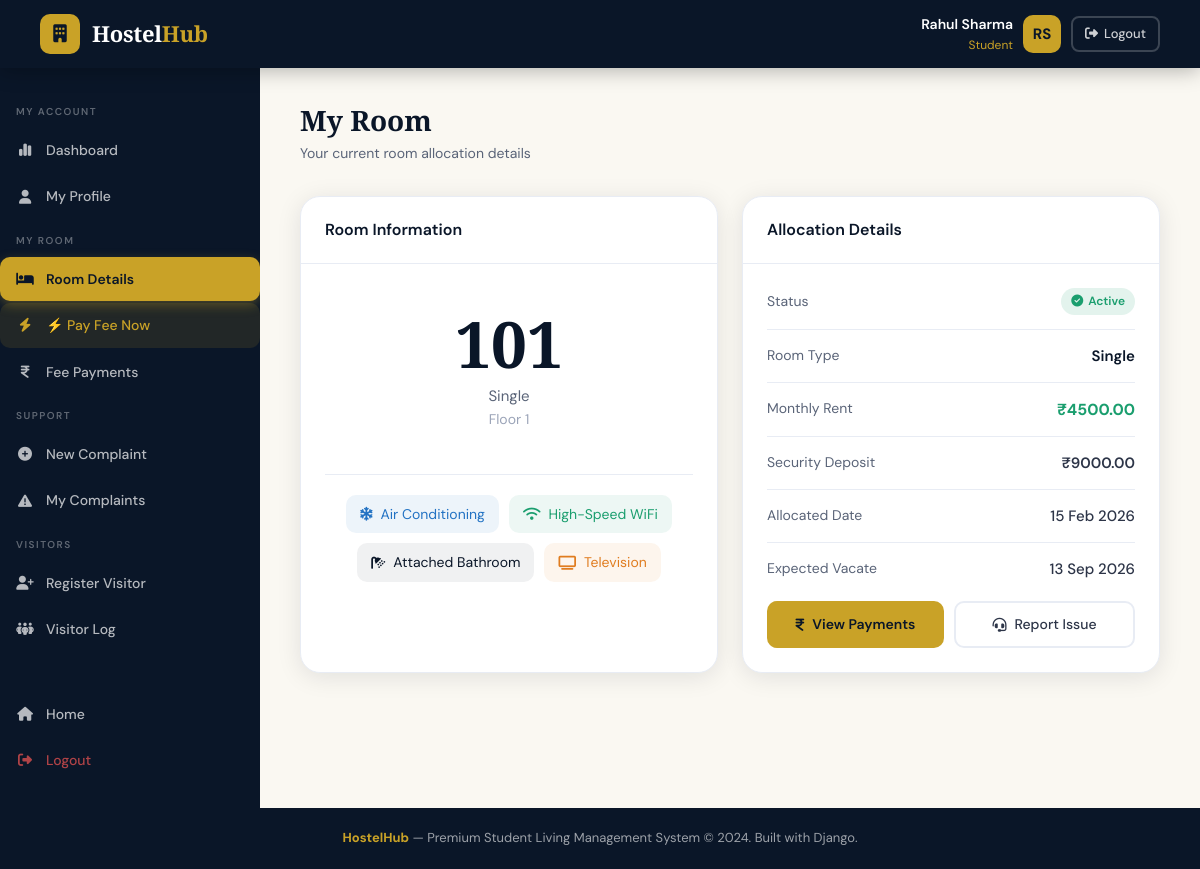
Screenshot of /my-room/ (signed in) with the database file from the repository.
### hostel_app/models.py (models this page shows, shortened)
class RoomAllocation(models.Model):
    STATUS_CHOICES = [
        ('active', 'Active'),
        ('vacated', 'Vacated'),
        ('transferred', 'Transferred'),
    ]
    student = models.ForeignKey(StudentProfile, on_delete=models.CASCADE, related_name='allocations')
    room = models.ForeignKey(Room, on_delete=models.CASCADE, related_name='allocations')
    allocated_date = models.DateField(default=timezone.now)
    expected_vacate_date = models.DateField(null=True, blank=True)
    actual_vacate_date = models.DateField(null=True, blank=True)
    status = models.CharField(max_length=15, choices=STATUS_CHOICES, default='active')
    monthly_rent = models.DecimalField(max_digits=10, decimal_places=2)
    security_deposit = models.DecimalField(max_digits=10, decimal_places=2, default=0)
    notes = models.TextField(blank=True)
    allocated_by = models.ForeignKey(User, on_delete=models.SET_NULL, null=True, related_name='allocations_made')
    created_at = models.DateTimeField(auto_now_add=True)

class Room(models.Model):
    STATUS_CHOICES = [
        ('available', 'Available'),
        ('occupied', 'Occupied'),
        ('maintenance', 'Under Maintenance'),
        ('reserved', 'Reserved'),
    ]
    FLOOR_CHOICES = [(i, f'Floor {i}') for i in range(0, 11)]
    room_number = models.CharField(max_length=10, unique=True)
    room_type = models.ForeignKey(RoomType, on_delete=models.CASCADE, related_name='rooms')
    floor = models.IntegerField(choices=FLOOR_CHOICES, default=1)
    status = models.CharField(max_length=15, choices=STATUS_CHOICES, default='available')
    current_occupancy = models.IntegerField(default=0)
    has_ac = models.BooleanField(default=False)
    has_attached_bathroom = models.BooleanField(default=False)
    has_wifi = models.BooleanField(default=True)
    has_tv = models.BooleanField(default=False)
    notes = models.TextField(blank=True)
    created_at = models.DateTimeField(auto_now_add=True)
    updated_at = models.DateTimeField(auto_now=True)

class RoomType(models.Model):
    name = models.CharField(max_length=50)  # Single, Double, Triple, Dormitory
    capacity = models.IntegerField()
    price_per_month = models.DecimalField(max_digits=10, decimal_places=2)
    description = models.TextField(blank=True)
    amenities = models.TextField(blank=True)  # JSON-like comma separated

### hostel_app/views.py (the view)
# urls.py: path('my-room/', views.my_room, name='my_room'),
@login_required
def my_room(request):
    try:
        profile = request.user.profile
    except StudentProfile.DoesNotExist:
        return redirect('home')
    allocation = RoomAllocation.objects.filter(student=profile, status='active').first()
    return render(request, 'hostel_app/student/my_room.html', {'allocation': allocation, 'profile': profile})

### hostel_app/templates/hostel_app/student/my_room.html (shortened to what this page needs)
{% extends 'hostel_app/student/base_student.html' %}
{% block student_content %}
<div class="page-header fade-in">
    <div>
        <div class="page-title">My Room</div>
        <div class="page-subtitle">Your current room allocation details</div>
    </div>
</div>
{% if allocation %}
<div class="grid-2 fade-in fade-in-delay-1">
    <div class="card">
        <div class="card-header"><div class="card-title">Room Information</div></div>
        <div class="card-body">
            <div style="text-align:center;padding:24px 0;">
                <div style="font-family:'Playfair Display',serif;font-size:64px;font-weight:800;color:var(--navy);line-height:1;">{{ allocation.room.room_number }}</div>
                <div style="color:var(--gray-600);margin-top:8px;font-size:15px;">{{ allocation.room.room_type.name }}</div>
                <div style="color:var(--gray-400);font-size:14px;">Floor {{ allocation.room.floor }}</div>
            </div>
            <div class="divider"></div>
            <div style="display:flex;justify-content:center;flex-wrap:wrap;gap:10px;margin-bottom:20px;">
                {% if allocation.room.has_ac %}
                <div style="display:flex;align-items:center;gap:8px;background:rgba(34,114,195,0.08);color:var(--info);padding:8px 14px;border-radius:10px;font-size:14px;">
                    <i class="fa-solid fa-snowflake"></i> Air Conditioning
                </div>{% endif %}
                {% if allocation.room.has_wifi %}
                <div style="display:flex;align-items:center;gap:8px;background:rgba(26,158,110,0.08);color:var(--success);padding:8px 14px;border-radius:10px;font-size:14px;">
                    <i class="fa-solid fa-wifi"></i> High-Speed WiFi
                </div>{% endif %}
                {% if allocation.room.has_attached_bathroom %}
                <div style="display:flex;align-items:center;gap:8px;background:rgba(10,22,40,0.06);color:var(--navy);padding:8px 14px;border-radius:10px;font-size:14px;">
                    <i class="fa-solid fa-shower"></i> Attached Bathroom
                </div>{% endif %}
                {% if allocation.room.has_tv %}
                <div style="display:flex;align-items:center;gap:8px;background:rgba(224,124,31,0.08);color:var(--warning);padding:8px 14px;border-radius:10px;font-size:14px;">
                    <i class="fa-solid fa-tv"></i> Television
                </div>{% endif %}
            </div>
        </div>
    </div>
    <div class="card">
        <div class="card-header"><div class="card-title">Allocation Details</div></div>
        <div class="card-body">
            <div style="display:grid;gap:14px;">
                <div style="display:flex;justify-content:space-between;align-items:center;padding-bottom:14px;border-bottom:1px solid var(--gray-200);">
                    <span style="font-size:14px;color:var(--gray-600);">Status</span>
                    <span class="badge badge-success"><i class="fa-solid fa-check-circle"></i> {{ allocation.get_status_display }}</span>
                </div>
                <div style="display:flex;justify-content:space-between;padding-bottom:14px;border-bottom:1px solid var(--gray-200);">
                    <span style="font-size:14px;color:var(--gray-600);">Room Type</span>
                    <span style="font-weight:600;color:var(--navy);">{{ allocation.room.room_type.name }}</span>
                </div>
                <div style="display:flex;justify-content:space-between;padding-bottom:14px;border-bottom:1px solid var(--gray-200);">
                    <span style="font-size:14px;color:var(--gray-600);">Monthly Rent</span>
                    <span style="font-weight:700;font-size:16px;color:var(--success);">₹{{ allocation.monthly_rent }}</span>
                </div>
                <div style="display:flex;justify-content:space-between;padding-bottom:14px;border-bottom:1px solid var(--gray-200);">
                    <span style="font-size:14px;color:var(--gray-600);">Security Deposit</span>
                    <span style="font-weight:600;">₹{{ allocation.security_deposit }}</span>
                </div>
                <div style="display:flex;justify-content:space-between;padding-bottom:14px;border-bottom:1px solid var(--gray-200);">
                    <span style="font-size:14px;color:var(--gray-600);">Allocated Date</span>
                    <span style="font-weight:500;">{{ allocation.allocated_date|date:"d M Y" }}</span>
                </div>
                <div style="display:flex;justify-content:space-between;">
                    <span style="font-size:14px;color:var(--gray-600);">Expected Vacate</span>
                    <span style="font-weight:500;">{{ allocation.expected_vacate_date|date:"d M Y"|default:"Not Set" }}</span>
                </div>
            </div>
            <div style="margin-top:20px;display:flex;gap:10px;">
                <a href="{% url 'my_payments' %}" class="btn btn-gold" style="flex:1;justify-content:center;">
                    <i class="fa-solid fa-indian-rupee-sign"></i> View Payments
                </a>
                <a href="{% url 'submit_complaint' %}" class="btn btn-outline" style="flex:1;justify-content:center;">
                    <i class="fa-solid fa-headset"></i> Report Issue
                </a>
            </div>
        </div>
    </div>
</div>
{% endif %}
{% endblock %}

### hostel_app/templates/hostel_app/base.html (shortened to what this page needs)
<!DOCTYPE html>
<html lang="en">
<head>
    <link rel="stylesheet" href="https://cdnjs.cloudflare.com/ajax/libs/font-awesome/6.5.0/css/all.min.css">
</head>
<body>
<nav class="navbar">
    <a href="{% url 'home' %}" class="navbar-brand">
        <div class="brand-icon"><i class="fa-solid fa-building"></i></div>
        <span class="brand-text">Hostel<span>Hub</span></span>
    </a>
    {% if user.is_authenticated %}
        <div class="user-menu">
            <div class="user-info">
                <div class="user-name">{{ user.get_full_name|default:user.username }}</div>
                <div class="user-role">{% if user.is_staff %}Administrator{% else %}Student{% endif %}</div>
            </div>
            <div class="avatar">{{ user.first_name|first|upper }}{{ user.last_name|first|upper }}</div>
            <a href="{% url 'logout' %}" class="btn btn-outline btn-sm" style="border-color:rgba(255,255,255,0.2);color:rgba(255,255,255,0.8);">
                <i class="fa-solid fa-right-from-bracket"></i> Logout
            </a>
        </div>
    {% else %}
        <div class="navbar-actions">
            <a href="{% url 'login' %}" class="btn btn-outline btn-sm" style="border-color:rgba(255,255,255,0.25);color:rgba(255,255,255,0.8);">Login</a>
            <a href="{% url 'register' %}" class="btn btn-gold btn-sm">Register</a>
        </div>
    {% endif %}
</nav>
{% block body %}{% endblock %}
<footer>
    <strong>HostelHub</strong> — Premium Student Living Management System &copy; 2024. Built with Django.
</footer>
</body>
</html>

### hostel_app/templates/hostel_app/base.html (style rules this page uses)
:root { --navy: #0a1628; --navy-mid: #122040; --navy-light: #1a2f55; --gold: #c9a227; --gold-light: #e8c84a; --gold-pale: #f5e6a3; --cream: #faf8f2; --white: #ffffff; --gray-100: #f4f6fa; --gray-200: #e8ecf4; --gray-400: #9ba4b8; --gray-600: #5a6478; --gray-800: #2d3548; --success: #1a9e6e; --danger: #d94f4f; --warning: #e07c1f; --info: #2272c3; --radius: 12px; --radius-lg: 20px; --shadow: 0 4px 24px rgba(10,22,40,0.10); --shadow-lg: 0 8px 40px rgba(10,22,40,0.18); --transition: all 0.28s cubic-bezier(0.4,0,0.2,1); }
* { margin: 0; padding: 0; box-sizing: border-box; }
body { font-family: 'DM Sans', sans-serif; background: var(--cream); color: var(--gray-800); min-height: 100vh; font-size: 15px; line-height: 1.6; }
.navbar { background: var(--navy); padding: 0 40px; display: flex; align-items: center; justify-content: space-between; height: 68px; position: sticky; top: 0; z-index: 1000; box-shadow: 0 2px 20px rgba(0,0,0,0.3); }
.navbar-brand { display: flex; align-items: center; gap: 12px; text-decoration: none; }
.brand-icon { width: 40px; height: 40px; background: var(--gold); border-radius: 10px; display: flex; align-items: center; justify-content: center; font-size: 18px; color: var(--navy); }
.brand-text { font-family: 'Playfair Display', serif; font-size: 22px; font-weight: 800; color: var(--white); letter-spacing: -0.3px; }
.brand-text span { color: var(--gold); }
.page-header { display: flex; align-items: flex-start; justify-content: space-between; margin-bottom: 32px; gap: 16px; }
.page-title { font-family: 'Playfair Display', serif; font-size: 28px; font-weight: 700; color: var(--navy); line-height: 1.2; }
.page-subtitle { color: var(--gray-600); font-size: 14px; margin-top: 4px; }
.card { background: var(--white); border-radius: var(--radius-lg); box-shadow: var(--shadow); border: 1px solid var(--gray-200); overflow: hidden; }
.card-header { padding: 20px 24px; border-bottom: 1px solid var(--gray-200); display: flex; align-items: center; justify-content: space-between; gap: 12px; }
.card-title { font-size: 16px; font-weight: 600; color: var(--navy); }
.card-body { padding: 24px; }
.btn { display: inline-flex; align-items: center; gap: 8px; padding: 10px 20px; border-radius: 10px; font-size: 14px; font-weight: 500; cursor: pointer; border: none; text-decoration: none; transition: var(--transition); font-family: 'DM Sans', sans-serif; }
.btn-gold { background: var(--gold); color: var(--navy); font-weight: 600; }
.btn-outline { background: transparent; border: 2px solid var(--gray-200); color: var(--gray-800); }
.btn-sm { padding: 6px 12px; font-size: 13px; border-radius: 8px; gap: 6px; }
.badge { display: inline-flex; align-items: center; gap: 5px; padding: 4px 10px; border-radius: 99px; font-size: 12px; font-weight: 600; }
.badge-success { background: rgba(26,158,110,0.12); color: var(--success); }
.avatar { width: 38px; height: 38px; background: var(--gold); border-radius: 10px; display: flex; align-items: center; justify-content: center; font-weight: 700; color: var(--navy); font-size: 15px; }
.user-menu { display: flex; align-items: center; gap: 10px; cursor: pointer; }
.user-info { text-align: right; }
.user-name { font-size: 14px; font-weight: 600; color: var(--white); }
.user-role { font-size: 12px; color: var(--gold); }
.divider { height: 1px; background: var(--gray-200); margin: 20px 0; }
.grid-2 { display: grid; grid-template-columns: 1fr 1fr; gap: 24px; }
footer { background: var(--navy); color: rgba(255,255,255,0.6); text-align: center; padding: 20px; font-size: 13px; margin-top: auto; }
footer strong { color: var(--gold); }
.fade-in { animation: fadeInUp 0.4s ease both; }
.fade-in-delay-1 { animation-delay: 0.1s; }

### rows the page displays
RoomAllocation: room.room_number "101", room.room_type.name "Single", room.floor "1", status "Active", monthly_rent "4500.00", security_deposit "9000.00", allocated_date "15 Feb 2026", expected_vacate_date "13 Sep 2026"

### other values shown
{{ user.get_full_name|default:user.username }} "Rahul Sharma"
{{ user.first_name|first|upper }} "R"
{{ user.last_name|first|upper }} "S"
